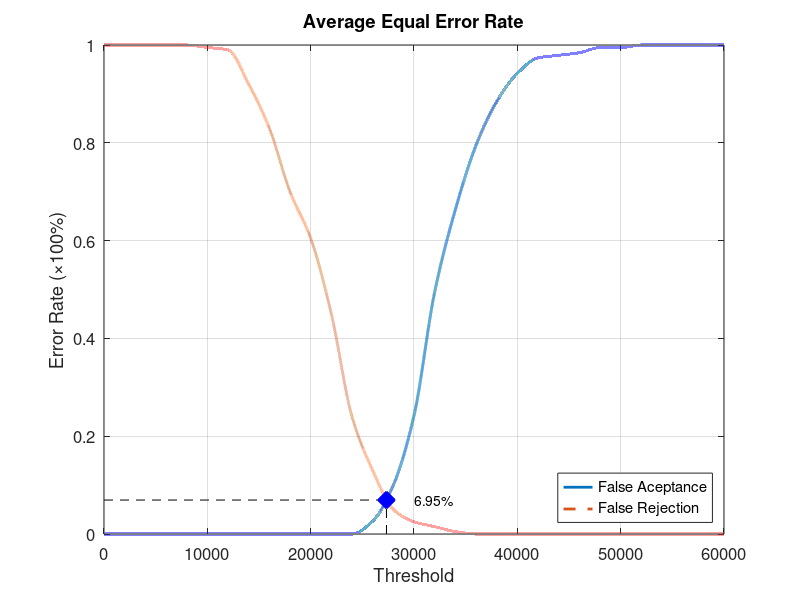
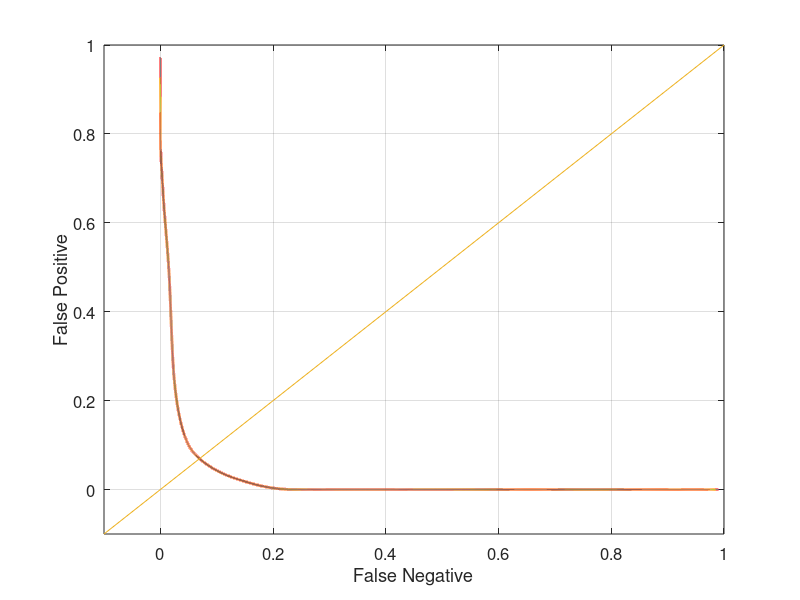

Source code (MATLAB) for these figures, in order:
function yEER = Database5_3
close all;
clear;
clc;
x = 0:2000:60000;
xq = 0:0.5:60000;

y0 = [0 0 0 0 0 0 0 0 0 0 0 0 0 0.0263158 0.1 0.242105 0.494737 0.663158 0.794737 0.884211 0.942105 0.973684 0.978947 0.984211 0.994737 0.994737 1 1 1 1 1];
yy0 = interp1(x, y0, xq, 'pchip');
y1 = [1 1 1 1 1 0.995 0.99 0.92 0.83 0.7 0.605 0.45 0.24 0.13 0.05 0.025 0.015 0.005 0 0 0 0 0 0 0 0 0 0 0 0 0];
yy1 = interp1(x, y1, xq, 'pchip');

% Calculating EER: 
y2 = abs(y0 - y1);
find(y2 == min(y2))
yy2 = abs(yy0 - yy1);
xEER = find(yy2 == min(yy2));
xEERIndex = xq(xEER) % X-axis EER
yEER = yy0(xEER) % Y-axis EER

main = figure
plot(xq, yy0,'-','LineWidth', 2);	hold on
plot(xq, yy1,'--','LineWidth', 2);	hold on
plot([xEERIndex xEERIndex], [0 yEER], 'k--');	hold on
plot([0 xEERIndex], [yEER yEER], 'k--');	hold on
plot(xEERIndex, yEER, 'bx', 'LineWidth', 10);	hold on
text(xEERIndex + 10 * xEERIndex / 100, yEER, [num2str(round((10000 * yEER)) / 100) '%'])
legend('False Aceptance', 'False Rejection', 'Location', 'SouthEast')
xlabel('Threshold')
ylabel('Error Rate (\times100%)')
title('Average Equal Error Rate')
set(gca, 'FontSize', 12)
axis([0 60000 0 1])
grid on

print(main, 'Database5_3Main', '-dpng');
FNRxFPR = figure('Color', [1 1 1]);
plot(yy1, yy0, '-', yy1, yy0, 'LineWidth', 2);
hold on
y = -0.1:0.1:1
plot(y, y); 
set(gca, 'FontSize', 12)
xlabel('False Negative')
ylabel('False Positive')
axis([-0.1 1 -0.1 1])
set(gca, 'FontSize', 12)
grid on

print(FNRxFPR, 'Database5_3FNRxFPR','-dpng');
end
